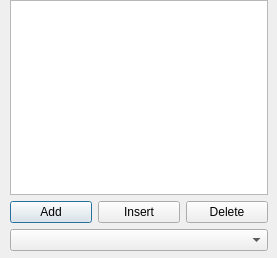
<?xml version="1.0" encoding="UTF-8"?>
<ui version="4.0">
 <class>modelviewdialog</class>
 <widget class="QDialog" name="modelviewdialog">
  <property name="geometry">
   <rect>
    <x>0</x>
    <y>0</y>
    <width>277</width>
    <height>258</height>
   </rect>
  </property>
  <property name="windowTitle">
   <string>Dialog</string>
  </property>
  <widget class="QWidget" name="">
   <property name="geometry">
    <rect>
     <x>10</x>
     <y>0</y>
     <width>258</width>
     <height>251</height>
    </rect>
   </property>
   <layout class="QVBoxLayout" name="verticalLayout">
    <item>
     <widget class="QListView" name="listView"/>
    </item>
    <item>
     <layout class="QHBoxLayout" name="horizontalLayout">
      <item>
       <widget class="QPushButton" name="pushButton">
        <property name="text">
         <string>Add</string>
        </property>
       </widget>
      </item>
      <item>
       <widget class="QPushButton" name="pushButton_2">
        <property name="text">
         <string>Insert</string>
        </property>
       </widget>
      </item>
      <item>
       <widget class="QPushButton" name="pushButton_3">
        <property name="text">
         <string>Delete</string>
        </property>
       </widget>
      </item>
     </layout>
    </item>
    <item>
     <widget class="QComboBox" name="comboBox"/>
    </item>
   </layout>
  </widget>
 </widget>
 <resources/>
 <connections/>
</ui>
